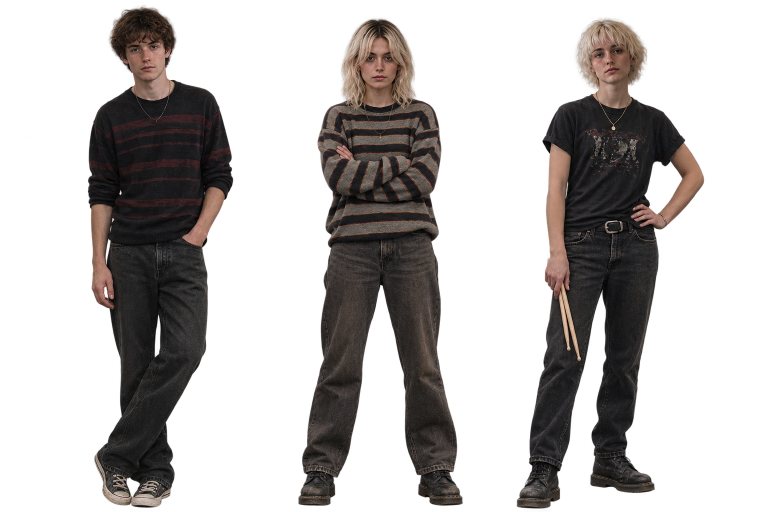
#> input picture experiments/playable_flightcase/art/identity/next32_cast_01.png, 1536 x 1024 px (shown at 1/2 size); its folder holds only this picture in this run
$ python prepare_next32_portraits.py
#> lines starting #> are read from the running program, lines starting #| are printed output that depends on the picture
#!/usr/bin/env python3
"""Register unchanged imagegen atlases by canonical ID; no identity-data edits."""
import json,hashlib,shutil
from pathlib import Path
from PIL import Image
import numpy as np
from scipy.ndimage import label,find_objects
root=Path(__file__).resolve().parents[1]
out=root/'experiments/playable_flightcase/art/identity'
groups=[('exec-10f1ec61-5ad6-402a-b8b8-967c4cecf3bf.png',['jack','zoe','casey']),('exec-d99b537e-686e-4064-8f1c-0e162d2c8b7c.png',['ryan','arjun','tom']),('exec-d78f03d1-9ebe-484c-a12b-0cd57e8bc769.png',['bex','ben','hannah']),('exec-49d6e5d9-9e9f-4992-bb17-2e088f2dbd62.png',['ellis','marcus','maya']),('exec-aad4d52f-8b85-4d98-941b-17a6fd4015f2.png',['lily','nina','sam']),('exec-c69999bc-b781-4af5-967d-feae380cdd9a.png',['dan','freya','oscar'])]
registry={'schema_version':1,'content_version':'next32_camera_poses','owner_art_acceptance':False,'integration_review_accepted':True,'authority':'owner_approved_LOOK31_direction','provenance':'AI-generated reference-based shared-origin triptych atlases; not human photos or independent portrait masters. Canonical audition identity data untouched.','people':{}}
for i,(filename,names) in enumerate(groups,1):
 src=Path('/workspace/generated_images')/filename;dest=out/f'next32_cast_{i:02d}.png'
 shutil.copy2(src,dest);im=Image.open(dest);a=np.array(im.getchannel('A'));assert im.size==(1536,1024) and (a==0).mean()>.3
#> further down, im is the input picture: PIL image 1536x1024 RGBA; mean R, G, B, A 47, 40, 36.8, 85.4
#> after `a = np.array(im.getchannel('A'))`:
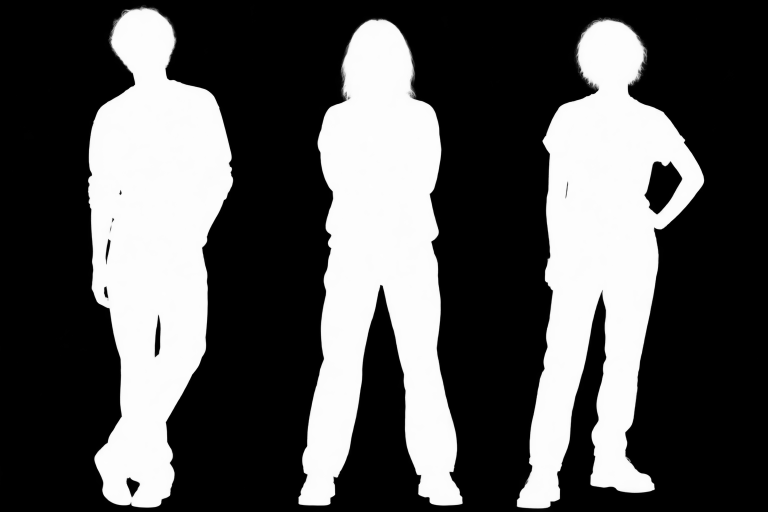
#> a: shape (1024, 1536) (shown at 1/2 size); min 0, max 254, mean 85.4
 labels,n=label(a>=128);sizes=np.bincount(labels.ravel())
#> after `labels, n = label(a >= 128)`:
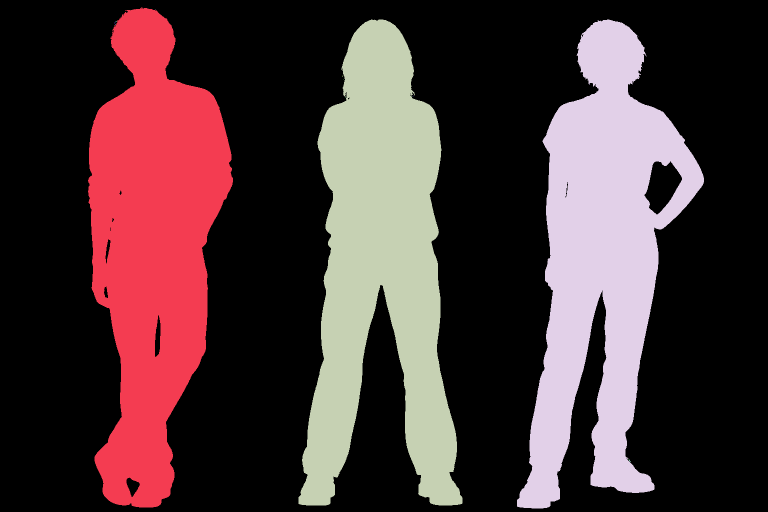
#> labels: shape (1024, 1536) int32 (shown at 1/2 size); 19 distinct labels, from 0 to 18; one colour per label, 0 black
#> after `labels, n = label(a >= 128)`: n = 18
#> after `sizes = np.bincount(labels.ravel())`: sizes = 19 values, max 1041595 at index 0, min 1 at index 2, mean 82782.3
 figures=sorted([sl for component,sl in enumerate(find_objects(labels),1) if sizes[component]>10000],key=lambda sl:sl[1].start)
#> figures = 3 items
 assert len(figures)==3
 for name,sl in zip(names,figures):
  # Measure opaque silhouette, preserve original antialias pixels and4px bleed.
  # Very low alpha specks reach source edges; they are not missing footwear.
  y,x=sl;x0=max(0,x.start-4);x1=min(1536,x.stop+4);y0=max(0,y.start-4);y1=min(1024,y.stop+4)
  assert x0>0 and x1<1536 and y0>0 and y.stop<=1020,(name,x0,x1,y0,y1)
  ref=root/f'Art/References/ApprovedCast20261029/previews/cast_{name}.png'
#> (the run stopped early here; a loop or call above may not have finished)
